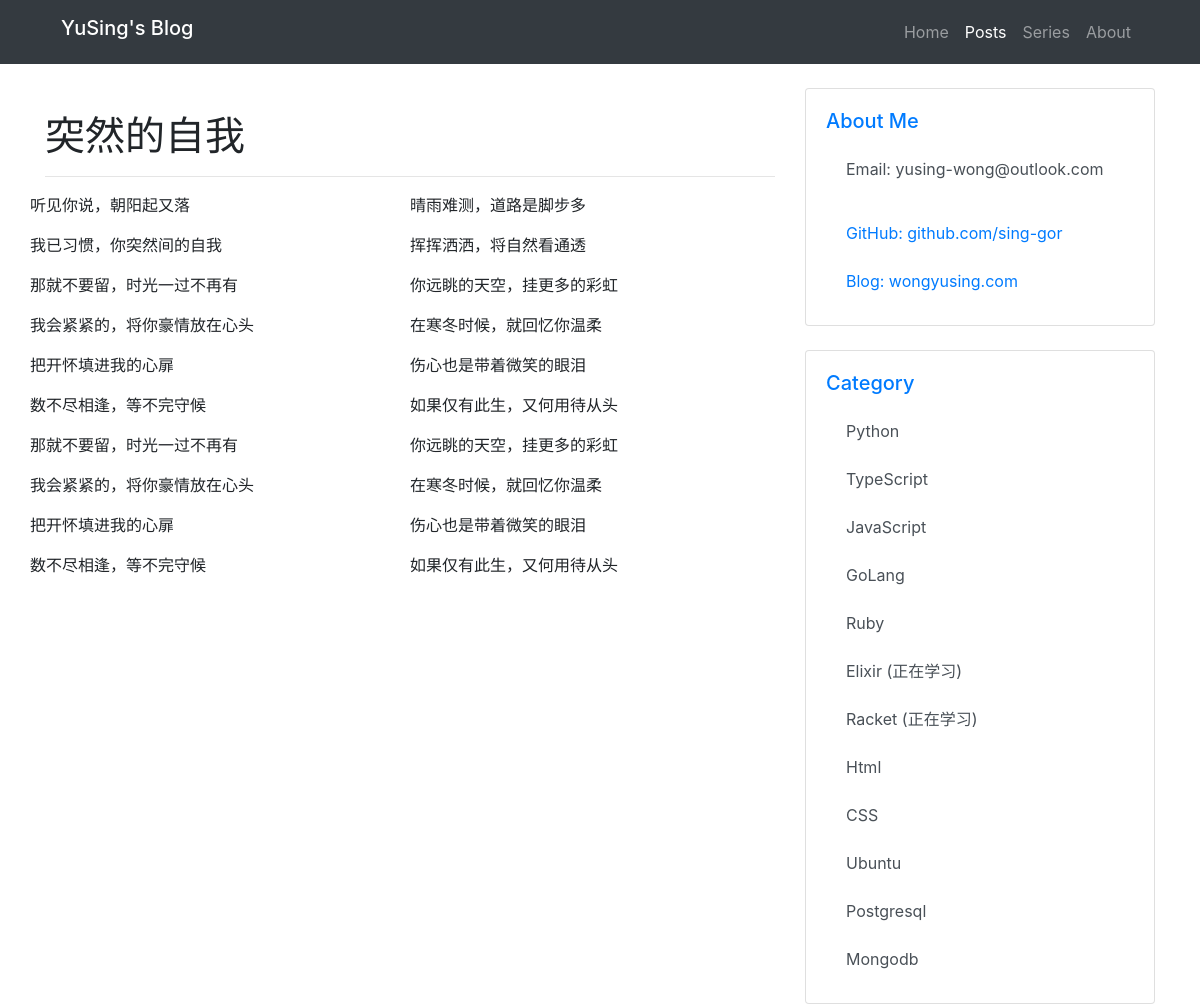
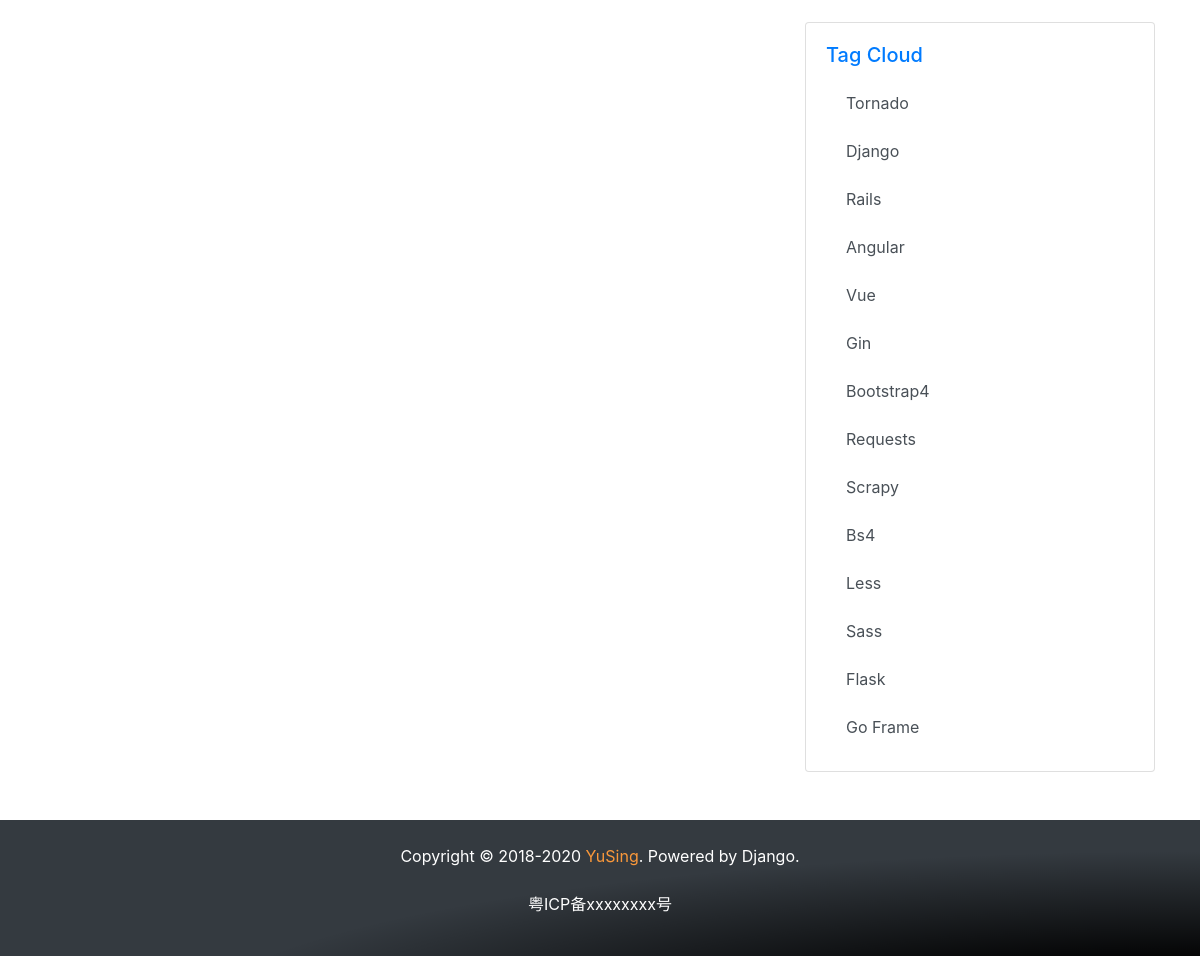
The page /articles/4 on the database its author committed (2 pictures, top to bottom).
### controllers/articles/models.py (models this page shows, shortened)
class Articles(models.Model):
    DATASTATUS = (
        (0,'发布'),
        (1,'草稿'),
    )
    data_status = models.IntegerField(choices=DATASTATUS,verbose_name='是否显示',default=1)
    title = models.CharField(verbose_name='文章标题',
                             max_length=100)
    slug = models.SlugField(max_length=30, verbose_name='索引', unique=True)
    body = models.TextField(verbose_name='文章内容')
    author = models.CharField(verbose_name='作者',default='Sing',max_length=100)
    created_time = models.DateTimeField(auto_now_add=True,verbose_name='创建时间')
    update_time = models.DateTimeField(auto_now=True,verbose_name='修改时间')
    '''
    CREATE TABLE "articles"
        (
            "id" integer NOT NULL PRIMARY KEY AUTOINCREMENT,
            "data_status" integer NOT NULL,
            "title" varchar(100) NOT NULL,
            "slug" varchar(30) NOT NULL UNIQUE,
            "body" text NOT NULL,
            "author" varchar(100) NOT NULL,
            "created_time" datetime NOT NULL,
            "update_time" datetime NOT NULL
        );
    '''
    class Meta:
        db_table = 'articles'
        verbose_name = '文章'
        verbose_name_plural = '文章列表'

### controllers/articles/views.py (the view)
# urls.py: path('<id>',views.show,name='article_show')
def show(request, id):
    falsh = Falsh
    context = {}
    queryone = get_object_or_404(models.Articles,id=id)
    context['falsh'] = falsh
    print(context)
    context['article'] = queryone
    return render(request,'pages/articles/show.html',context=context)

### templates/pages/articles/show.html (shortened to what this page needs)
<!doctype html>
{% load static %}
<html lang="en">
<head>
  <link rel="stylesheet" href="https://cdn.bootcdn.net/ajax/libs/twitter-bootstrap/4.5.0/css/bootstrap.min.css">
</head>
<body>
  <div class="site-layout">
    <header class="site-header bg-dark">
      <div class="container">
        <nav class="navbar navbar-expand-lg navbar-dark bg-dark">
          <a class="navbar-brand h1" href="{% url 'home' %}">YuSing's Blog</a>
          <div class="collapse navbar-collapse" id="navbarSupportedContent">
            <ul class="navbar-nav ml-auto">
              <li class="nav-item">
                <a class="nav-link" href="{% url 'home' %}">Home </a>
              </li>
              <li class="nav-item">
                <a class="nav-link active" href="{% url 'article_index' %}">Posts <span class="sr-only">(current)</span></a>
              </li>
              <li class="nav-item">
                <a class="nav-link" href="#">Series</a>
              </li>
              <li class="nav-item">
                <a class="nav-link" href="#">About</a>
              </li>
            </ul>
          </div>
        </nav>
      </div>
    </header>
    <main class="site-main container mt-4">
      <div class="row">
        <article class="col-8">
          <div class="post-list mt-4">
            <h1>{{ article.title }}</h1>
            <hr>
            <div class="row row-cols-1 row-cols-md-2 mt-3">
              {{ article.body | safe }}
            </div>
          </div>
        </article>
        <aside class="col-4">
          <div class="card mb-4">
            <div class="card-body">
              <h5 class="card-title text-primary">About Me</h5>
              <ul class="list-group">
                <li class="list-group-item list-group-item-action">
                  <p class="">Email: yusing-wong@outlook.com </p>
                </li>
                <li class="list-group-item list-group-item-action">
                  <a href='https://github.com/sing-gor' target="_blank" class="">GitHub: github.com/sing-gor </a>
                </li>
                <li class="list-group-item list-group-item-action">
                  <a href="http://wongyusing.com/" target="_blank" class="">Blog: wongyusing.com </a>
                </li>
              </ul>
            </div>
          </div>
          <div class="card mb-4">
            <div class="card-body ">
              <h5 class="card-title text-primary">Category</h5>
              <div class="list-group w-100">
                <a href="https://docs.python.org/3/" target="_blank" class="list-group-item list-group-item-action">Python</a>
                <a href="https://www.typescriptlang.org/docs/home.html" target="_blank" class="list-group-item list-group-item-action">TypeScript</a>
                <a href="https://www.w3schools.com/js/" target="_blank" class="list-group-item list-group-item-action">JavaScript</a>
                <a href="http://gobook.io/read/github.com/lunny/gopl-zh/" class="list-group-item list-group-item-action ">GoLang</a>
                <a href="http://lrthw.github.io/" target="_blank" class="list-group-item list-group-item-action ">Ruby</a>
                <a href="https://elixirschool.com/en/" target="_blank" class="list-group-item list-group-item-action ">Elixir (正在学习)</a>
                <a href="https://racket-lang.org/" target="_blank" class="list-group-item list-group-item-action ">Racket (正在学习)</a>
                <a href="https://www.w3schools.com/html/default.asp" target="_blank" class="list-group-item list-group-item-action ">Html</a>
                <a href="https://www.w3schools.com/css/default.asp" target="_blank" class="list-group-item list-group-item-action ">CSS</a>
                <a href="https://www.runoob.com/linux/linux-file-content-manage.html" class="list-group-item list-group-item-action ">Ubuntu</a>
                <a href="https://www.w3schools.com/sql/default.asp" target="_blank" class="list-group-item list-group-item-action ">Postgresql</a>
                <a href="https://www.mongodb.com/" target="_blank" class="list-group-item list-group-item-action ">Mongodb</a>
              </div>
            </div>
          </div>
          <div class="card mb-4">
            <div class="card-body">
              <h5 class="card-title text-primary">Tag Cloud</h5>
              <a href="https://www.tornadoweb.org/en/stable/" target="_blank" class="list-group-item list-group-item-action">Tornado</a>
              <a href="https://docs.djangoproject.com/en/2.2/" target="_blank" class="list-group-item list-group-item-action">Django</a>
              <a href="https://ruby-china.github.io/rails-guides/v4.1/" target="_blank" class="list-group-item list-group-item-action">Rails</a>
              <a href="https://angular.io/start" target="_blank" class="list-group-item list-group-item-action">Angular</a>
              <a href="https://cn.vuejs.org/v2/guide/" target="_blank" class="list-group-item list-group-item-action">Vue</a>
              <a href="https://gin-gonic.com/docs/quickstart/" target="_blank" class="list-group-item list-group-item-action">Gin</a>
              <a href="https://v4.bootcss.com/docs/4.0/getting-started/introduction/" target="_blank" class="list-group-item list-group-item-action">Bootstrap4</a>
              <a href="https://2.python-requests.org/en/master/" target="_blank" class="list-group-item list-group-item-action">Requests</a>
              <a href="https://docs.scrapy.org/en/latest/" target="_blank" class="list-group-item list-group-item-action">Scrapy</a>
              <a href="https://www.crummy.com/software/BeautifulSoup/bs4/doc/" target="_blank" class="list-group-item list-group-item-action">Bs4</a>
              <a href="http://lesscss.org/" target="_blank" class="list-group-item list-group-item-action">Less</a>
              <a href="https://sass-lang.com/documentation" target="_blank" class="list-group-item list-group-item-action">Sass</a>
              <a href="https://flask.palletsprojects.com/en/1.1.x/" target="_blank" class="list-group-item list-group-item-action">Flask</a>
              <a href="https://goframe.org/index" target="_blank" class="list-group-item list-group-item-action">Go Frame</a>
            </div>
          </div>
        </aside>
      </div>
    </main>
    <footer class="site-footer">
      <div class="site-footer-bg-dark mt-4 mb-0 pb-4">
        <div class="container">
          <p class="text-center mt-4 site-footer-data">Copyright © 2018-2020 <a class="site-fotter-color" href="https://github.com/sing-gor">YuSing</a>. Powered by Django.</p>
          <p class="text-center mt-4 site-footer-data">粤ICP备xxxxxxxx号</p>
        </div>
      </div>
    </footer>
  </div>
</body>
</html>

### templates/pages/articles/show.html (style rules this page uses)
html, body { height: 100%; }
.site-layout { display: flex; flex-direction: column; height: 100%; }
.site-header { flex: 0 0 auto; }
.site-main { flex: 1 0 auto; }
.site-footer { flex: 0 0 auto; }
.site-footer-bg-dark { background-color: #343a40 !important; background: radial-gradient(ellipse farthest-corner at 100% 150%, #000 20%, transparent 60%); }
.site-footer-data { color: #ffffff; }
a.site-fotter-color { color: #fa983a; }
.list-group-item { position: relative; display: block; padding: .75rem 1.25rem; background-color: #fff; border: none; }

### rows shown on the page
Articles: title "突然的自我", body "听见你说，朝阳起又落 晴雨难测，道路是脚步多 我已习惯，你突然间的自我 挥挥洒洒，将自然看通透 那就不要留，时光一过不再有 你远眺的天空，挂更多的彩虹 我会紧紧的，将你豪情放在心头 在寒冬时候，就回忆你温柔 把开怀填进我的心扉 伤心也是带着微笑的眼泪 数不尽相逢，等不完守候 如果仅有此生，又何用待从头 那就不要留，时光一过不再有 你远眺的天空，挂更多的彩虹 我会紧紧的，将你豪情放在心头 在寒冬时候，就回忆你温柔 把开怀填进我的心扉 伤心也是带着微笑的眼泪 数不尽相逢，等不完守候 如果仅有此生，又何用待从头"
